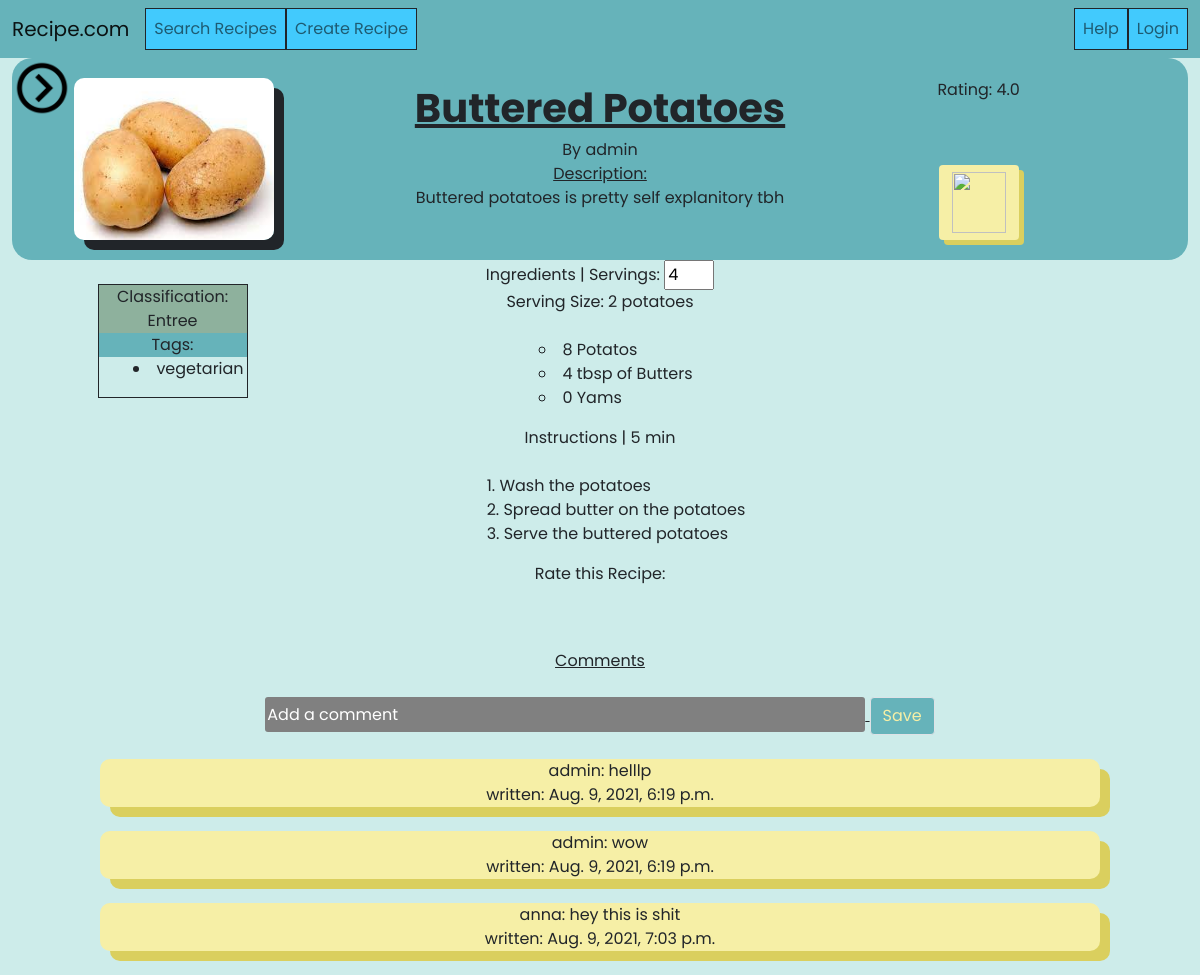
The app's page /recipe/5 with its own data.
### recipe/models.py (models this page shows, shortened)
class Recipe(models.Model):
    class Classifications(models.TextChoices):
        DESSERT = 'de'
        ENTREE = 'en'
        SIDE = 'si'
        APPETIZER = 'ap'
        DRINK ='dr'
    name = models.CharField(max_length=50)
    description = models.CharField(max_length=250)
    cookingTime = models.IntegerField()
    image = models.ImageField()
    classification = models.CharField(max_length=2,choices=Classifications.choices,default=Classifications.ENTREE)
    servings = models.IntegerField()
    servingSize = models.CharField(max_length=50)
    author = models.ForeignKey(User,on_delete=CASCADE)
    private = models.BooleanField(default=False)
    ingredients = models.JSONField(default=dict)
    steps = models.JSONField(default=get_list)
    @property
    def tags(self):
        return [tag.name for tag in Tag.objects.filter(recipes__id=self.id)]
    @property
    def comments(self):
        return Comment.objects.filter(recipe_id=self.id)
    @property
    def rating(self):
        ratings = Rating.objects.filter(recipe_id=self.id)
        if len(ratings)==0:
            return 0
        totalvalue = 0
        for rate in ratings:
            totalvalue += rate.value
        return totalvalue/len(ratings)
    def ingredientsAsText(self,multiplier):
        return Recipe.ingredientsToText(self.ingredients,multiplier)
    @staticmethod
    def ingredientsToText(ingredients,multiplier):
        ingTextList=[]
        for name in ingredients.keys():
            ing = ingredients[name]
            unit,quantity = ing['unit'],ing['quantity']*multiplier
            if (quantity % 1 == 0):
                quantity = int(quantity)
            if unit in ['count','cnt']:
                if quantity == 1:
                    ingTextList.append("{} {}".format(quantity,name.capitalize()))
                else:
                    ingTextList.append("{} {}".format(quantity,pluralize(name).capitalize()))
            else:
                ingTextList.append("{} {} of {}".format(quantity,unit,pluralize(name).capitalize()))
        return ingTextList

class Rating(models.Model):
    recipe = models.ForeignKey(Recipe,on_delete=CASCADE)
    author = models.ForeignKey(User,on_delete=CASCADE)
    value = models.IntegerField(validators=[MaxValueValidator(5)]) #1,2,3,4,5

class Tag(models.Model):
    name = models.CharField(max_length=15, unique=True,primary_key=True)
    recipes = models.ManyToManyField(Recipe)

class Comment(models.Model):
    recipe = models.ForeignKey(Recipe,on_delete=CASCADE)
    author = models.ForeignKey(User,on_delete=CASCADE)
    content = models.CharField(max_length=500)
    date_modified = models.DateTimeField(auto_now=True)

### recipe/views.py (the view)
# urls.py: path("", include("recipe.urls")),
def recipe(request,id):
    test = request.GET.get("test",1)
    recipe = Recipe.objects.get(id=id)
    return render(request,'recipe/recipe.html',context={'id':id,'recipe':recipe,'test':test,'classifications':Recipe.Classifications})

### recipe/models.py (called while the page is built)
def pluralize(noun):
    if re.search('[sxz]$', noun):
         return re.sub('$', 'es', noun)
    elif re.search('[^aeioudgkprt]h$', noun):
        return re.sub('$', 'es', noun)
    elif re.search('[aeiou]y$', noun):
        return re.sub('y$', 'ies', noun)
    else:
        return noun + 's'

### recipe/templatetags/app_filters.py (called while the page is built)
@register.filter(name="get_right_ingredients")
def get_right_ingredients(obj, multiplier):
    return obj.ingredientsAsText(multiplier)

@register.filter(name="get_rating")
def get_rating(user, id):
    if user.is_authenticated:
        r = Rating.objects.filter(author=user,recipe__id=id).first()
        if r:
            return r.value
    return 0

### recipe/templates/recipe/recipe.html (shortened to what this page needs)
{% extends 'recipe/base.html' %}
{% load static %}
{% load app_filters %}
{% block style %}
        <link rel="stylesheet" type="text/css" href="{% static 'recipe/css/recipe.css' %}" />
{% endblock style %}
{% block content %}
    <div id="main">
        <div id="open">
            <img id="rightchevron"  src="{% static 'recipe/images/rightchevron.png' %}" />
        </div>
        <div id="top_display">
            <div class="container">
                <div class="row">
                    <div class="col-md-3" align="center">
                        <div style="max-width:200px; max-height:150px;" id="imagerec">
                            <img id="image" style="width:100%; height:100%" src='{{recipe.image.url}}'>
                        </div>
                    </div>
                    <div id ="name_and_desc" class="col-md-6">
                        <div id="name">
                            {{recipe.name}}
                        </div>
                        <div id="author">
                            By {{recipe.author}}
                        </div>
                        <div id="desc">
                            <div id="description">
                            Description:
                            </div>
                            {{recipe.description}}
                        </div>
                    </div>
                    <div class="col-md-2"align="center">
                        <div id="rightbox">
                            <div id="rating">
                                Rating: {{recipe.rating}}
                            </div>
                            <div id="ratingstars">
                            {% with recipe.rating as rating %}
                                {% include 'recipe/rating.html' %}
                            {% endwith %}
                            </div>
                        </div>
                        <div>
                            <button id="addToMeal-{{recipe.id}}" style="width: 80px; height: 75px; background-color: #F6EFA6; box-shadow: 5px 5px #dacf5e; color: white; font-size: 20px; font-weight: bold;" type="button" class="btn addToMeal" onclick="mealApp.addToMeal(this,{{recipe.id}},'{{recipe.name}}')">
                                <img id="plus" style="width: 100%; height: 100%;" src='https://icons-for-free.com/iconfiles/png/512/plus+icon-1320166903617346293.png' />
                            </button>
                        </div>
                    </div>
                </div>
            </div>
        </div>
        <div class="container">
            <div class="row">
                <div class="col-md-3" align="center">
                    <br>
                    <div id="leftbox" class='border border-dark'>
                    <div id="class">
                     Classification: {% for c in classifications %}
                                            {% if recipe.classification == c %}
                                                {{c.label}}
                                            {% endif %}
                                    {% endfor %}
                    </div>
                    <div id="tag">
                    Tags:
                    </div>
                    <ul id="taglist">
                    {% for tag in recipe.tags %}
                        <li>
                        {{tag}}
                        </li>
                    {% endfor %}
                    </ul>
                </div>
            </div>
                <div id = "middlecol" class="col-md-6">
                    Ingredients | Servings: <input id="servings" type="number" value={{recipe.servings}} defaultvalue={{recipe.servings}} min=0>
                    <br> Serving Size: {{recipe.servingSize}}
                    <div id="inglist">
                        <br>
                        <ul id="ininlist" type="circle">
                        {% for ingredient in recipe|get_right_ingredients:1 %}
                            <li>
                            {{ingredient}}
                            </li>
                        {% endfor %}
                        </ul>
                    </div>
                    Instructions | {{recipe.cookingTime}} min <br><br>
                    <ol id="instlist" type="1">
                    {% for instruction in recipe.steps %}
                        <li>{{instruction}}</li>
                    {% endfor %}
                    </ol>
                    <br>
                    Rate this Recipe: <br>
                    {% with 'input' as rating %}
                        {% include 'recipe/rating.html' %}
                    {% endwith %}
                </div>
            </div>
        </div>
        <div id="comments">
            <div id="com">Comments<br><br>
            <input id="yourcomment" type="text" placeholder="Add a comment">
            <label style="background-color:#66B3BA; color:#F6EFA6;"class="btn border btn-outline-info" id="addcomment">Save</label>
            </div>
            <br>
            <div id ="oldcomments" align="center">
            {% for comment in recipe.comments %}
                <div id="comment1">
                    {{comment.author}}: {{comment.content}}
                    <br>
                    written: {{comment.date_modified}}
                    <br>
                </div>
            <br>
            {% endfor %}
            </div>
        </div>
    </div>
{% endblock content %}

### recipe/static/recipe/css/base.css (style rules this page uses)
html,body { height:100%; font-family: 'Poppins', sans-serif; }

### recipe/static/recipe/css/recipe.css (style rules this page uses)
#main { transition: 0.5s; }
#open { height: 60px; width: 60px; transition: 0.5s; cursor: pointer; position: fixed; }
#rightchevron { height: 100%; width: 100%; }
#top_display { background-color: #66B3BA; padding: 20px; border-radius: 20px; }
#name { font-family: 'Poppins', sans-serif; text-align: center; text-decoration: underline; font-size: 40px; font-weight: bold; }
#yourcomment { border-radius: 3px; border-width: 0; background-color: gray; width: 50vw; height: 35px; color: white; }
::placeholder { color: white; }
#servings { width: 50px; }
#image { box-shadow: 10px 10px; border-radius: 10px; }
#author { text-align: center; }
#desc { text-align: center; }
#middlecol { text-align: center; }
#inglist, #instlist, #taglist { text-align: center; list-style-position: inside; }
#comment1 { background-color: #F6EFA6; border-radius: 10px; box-shadow: 10px 10px #dacf5e; max-width:1000px; }
#com { text-decoration: underline; text-align: center; }
#ininlist { display: inline-block; text-align: left; }
body { font-family: 'Poppins', sans-serif; }
#instlist, #taglist { display: inline-block; text-align: left; }
#class { background-color: #8EB19D; }
#tag { background-color: #66B3BA; }
#leftbox { width:150px; }
body { background-color: #cdecea; }
#description { text-decoration: underline; }

### records on screen
Recipe: image (picture), name "Buttered Potatoes", author "admin", description "Buttered potatoes is pretty self explanitory tbh", rating "4.0", servings "4", servingSize "2 potatoes", cookingTime "5"
Tag: tags "vegetarian"
Comment: author "admin", content "helllp", date_modified "Aug. 9, 2021, 6:19 p.m."
Comment: author "admin", content "wow", date_modified "Aug. 9, 2021, 6:19 p.m."
Comment: author "anna", content "hey this is shit", date_modified "Aug. 9, 2021, 7:03 p.m."

### other values on screen
{{ c.label }} "Entree"
{{ ingredient }} "8 Potatos" "4 tbsp of Butters" "0 Yams"
{{ instruction }} "Wash the potatoes" "Spread butter on the potatoes" "Serve the buttered potatoes"
